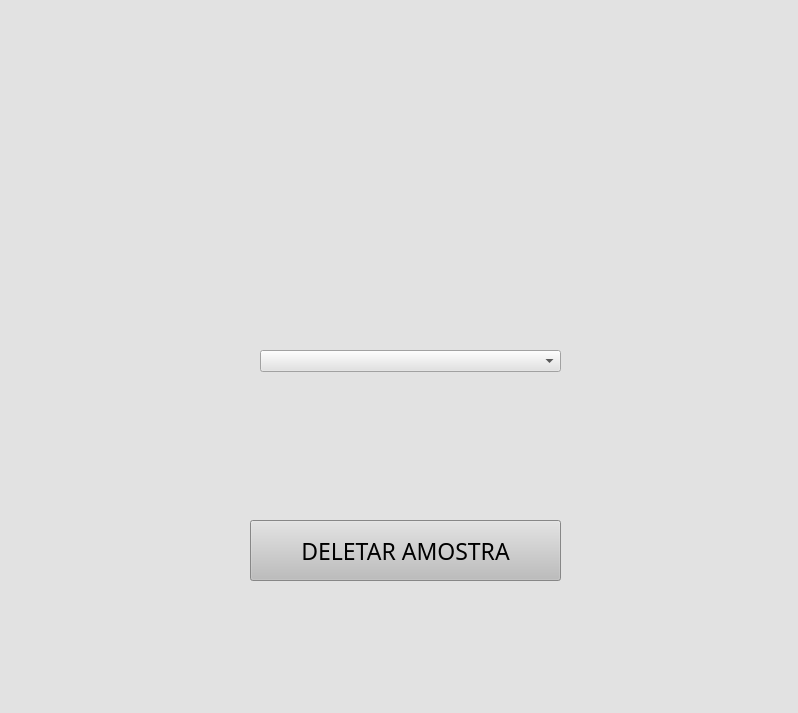
<?xml version="1.0" encoding="UTF-8"?>
<ui version="4.0">
 <class>Form</class>
 <widget class="QWidget" name="Form">
  <property name="geometry">
   <rect>
    <x>0</x>
    <y>0</y>
    <width>798</width>
    <height>713</height>
   </rect>
  </property>
  <property name="windowTitle">
   <string>Form</string>
  </property>
  <property name="styleSheet">
   <string notr="true">
background-color: rgb(226, 226, 226);</string>
  </property>
  <widget class="QLabel" name="Logo">
   <property name="geometry">
    <rect>
     <x>210</x>
     <y>-10</y>
     <width>371</width>
     <height>301</height>
    </rect>
   </property>
   <property name="styleSheet">
    <string notr="true">
background-color: rgb(226, 226, 226);</string>
   </property>
   <property name="text">
    <string/>
   </property>
   <property name="pixmap">
    <pixmap>Imagens/LOGO GERAL.png</pixmap>
   </property>
   <property name="scaledContents">
    <bool>true</bool>
   </property>
  </widget>
  <widget class="QPushButton" name="deletarButton">
   <property name="geometry">
    <rect>
     <x>250</x>
     <y>520</y>
     <width>311</width>
     <height>61</height>
    </rect>
   </property>
   <property name="font">
    <font>
     <family>Rockwell Extra Bold</family>
     <pointsize>17</pointsize>
    </font>
   </property>
   <property name="mouseTracking">
    <bool>false</bool>
   </property>
   <property name="autoFillBackground">
    <bool>false</bool>
   </property>
   <property name="styleSheet">
    <string notr="true">background-color: rgb(189, 189, 189);</string>
   </property>
   <property name="text">
    <string>DELETAR AMOSTRA</string>
   </property>
   <property name="iconSize">
    <size>
     <width>32</width>
     <height>32</height>
    </size>
   </property>
   <property name="checkable">
    <bool>false</bool>
   </property>
   <property name="autoDefault">
    <bool>false</bool>
   </property>
   <property name="default">
    <bool>false</bool>
   </property>
   <property name="flat">
    <bool>false</bool>
   </property>
  </widget>
  <widget class="QComboBox" name="amostraBox">
   <property name="geometry">
    <rect>
     <x>260</x>
     <y>350</y>
     <width>301</width>
     <height>22</height>
    </rect>
   </property>
  </widget>
 </widget>
 <resources/>
 <connections/>
</ui>
